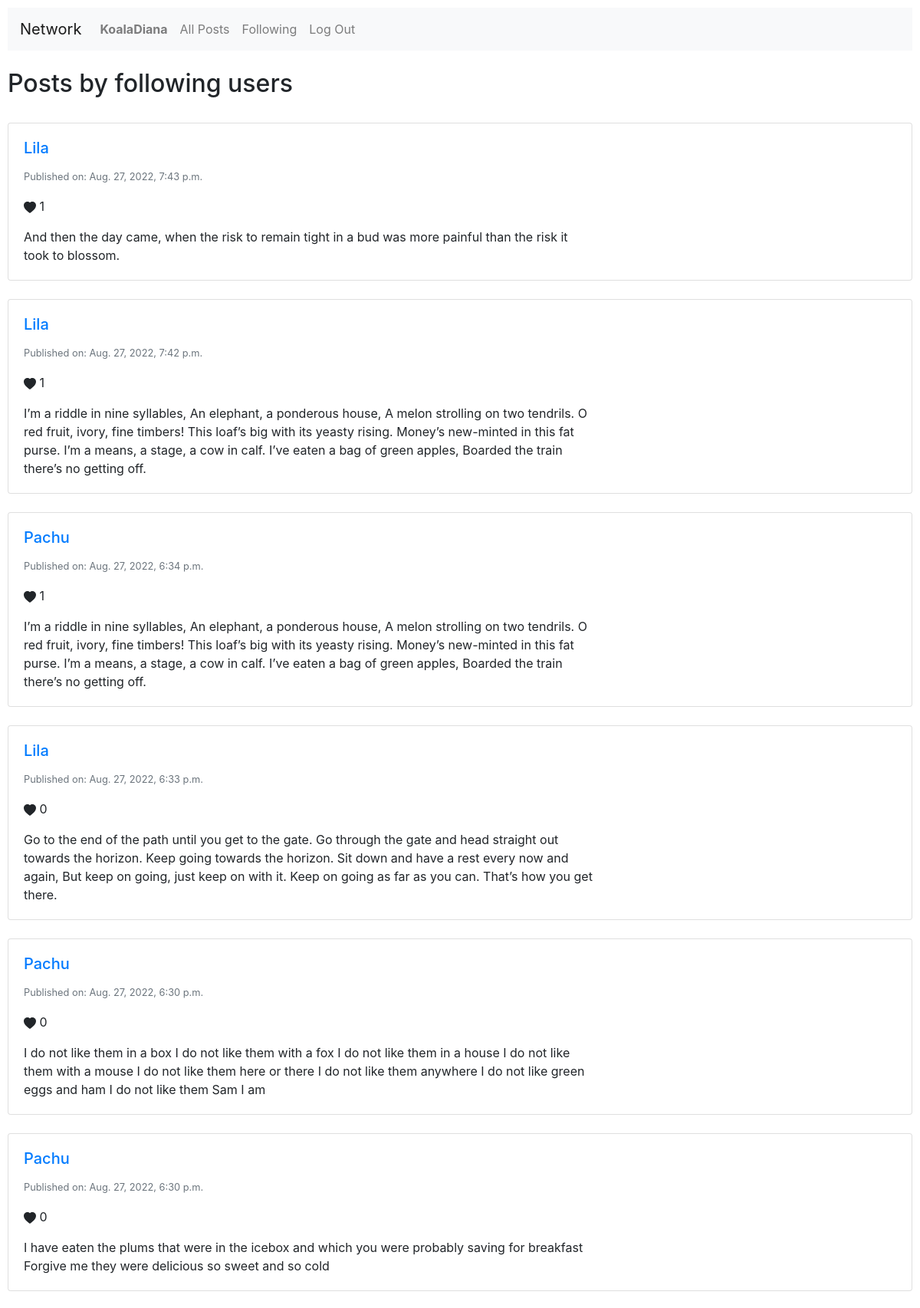
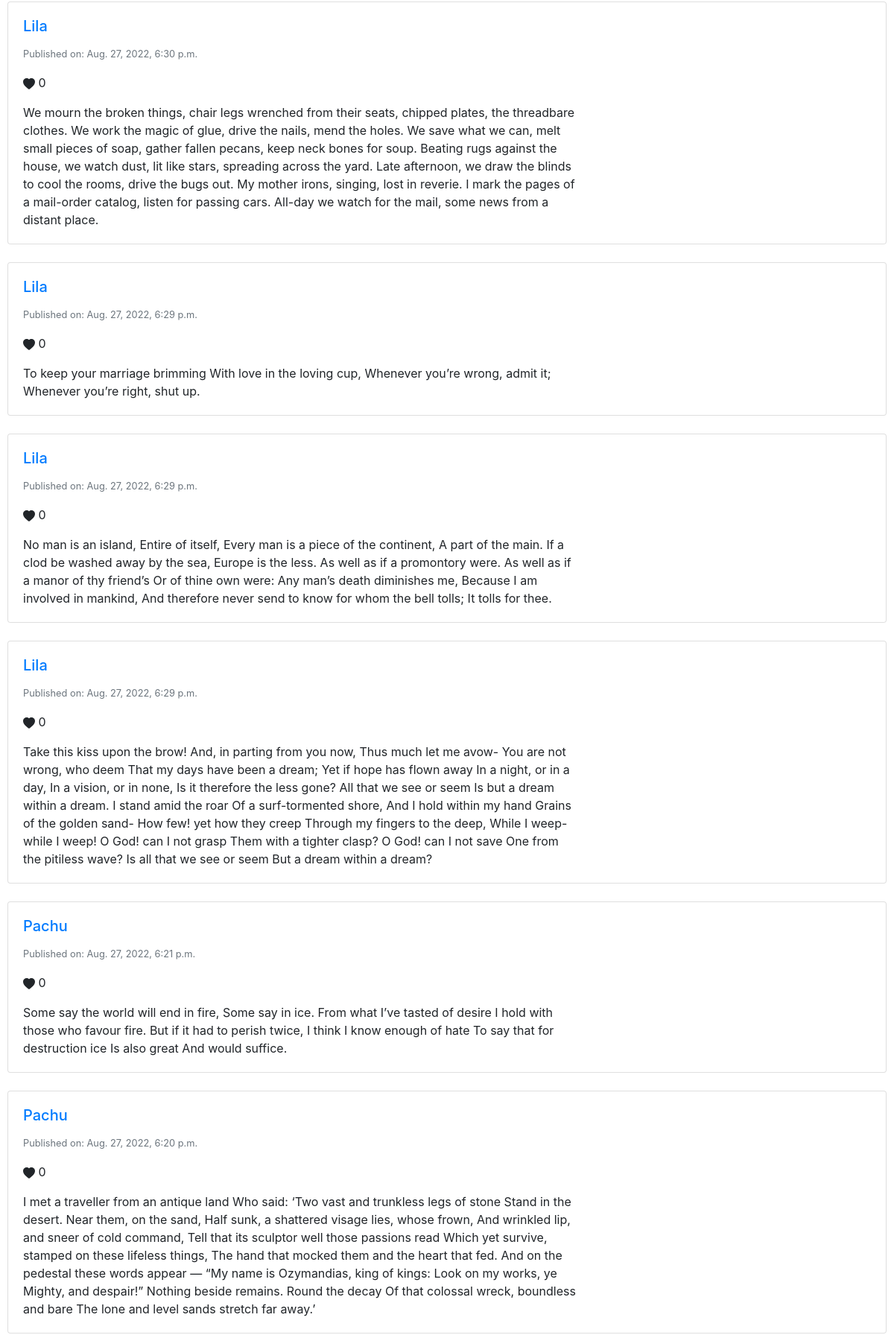
Page /following (signed in, upper part) on the committed database (2 pictures, top to bottom).
### network/models.py (models this page shows, shortened)
class User(AbstractUser):
    def __str__(self):
        return f"{self.username}"

class Post(models.Model):
    user = models.ForeignKey(User, on_delete=models.CASCADE, related_name="writer_user")
    content = models.CharField(max_length=512)
    date = models.DateTimeField(default=django.utils.timezone.now)
    likes = models.IntegerField(default=0)
    class Meta:
        ordering = ["-date"]

### network/views.py (the view)
# urls.py: path("following", views.following, name="following"),
@login_required
def following(request):
    following_list = Follower.objects.filter(follower=request.user)
    following_users = []
    for following in following_list:
        if not following in following_users:
            following_users.append(User.objects.get(pk=following.following_id))
    for post in Post.objects.all():
        post.likes = len(Like.objects.filter(post=post.id))
    return render(request, "network/following.html", {
        "following_users": following_users,
        "posts": Post.objects.all()
    })

### network/templates/network/following.html
{% extends "network/layout.html" %}
{% block body %}
    <br>
    <h2>Posts by following users</h2>
    <br>
    {% for post in posts %}
        {% if post.user in following_users %}
            <div class="card text card-custom mb-4">
                <div class="row no-gutters">
                    <div class="col-md-8">
                        <div class="card-body">
                            <a href="{% url 'profile' post.user_id %}"><h5 class="card-title">{{ post.user }}</h5></a>
                            <p class="card-text">
                                <small class="text-muted">Published on: {{ post.date }}</small>
                            </p>
                            <p>
                            <svg xmlns="http://www.w3.org/2000/svg" width="16" height="16" fill="currentColor" class="bi bi-heart-fill" viewBox="0 0 16 16">
                                <path fill-rule="evenodd" d="M8 1.314C12.438-3.248 23.534 4.735 8 15-7.534 4.736 3.562-3.248 8 1.314z"/>
                            </svg> {{ post.likes }}
                            </p>
                            <p class="card-text card-description">
                                {{ post.content }}
                            </p>
                        </div>
                    </div>
                </div>
            </div>
        {% endif %}
    {% endfor %}
{% endblock %}

### network/templates/network/layout.html (shortened to what this page needs)
{% load static %}
<!DOCTYPE html>
<html lang="en">
    <head>
        <link rel="stylesheet" href="https://stackpath.bootstrapcdn.com/bootstrap/4.4.1/css/bootstrap.min.css">
        <link href="{% static 'network/styles.css' %}" rel="stylesheet">
    </head>
    <body>
        <nav class="navbar navbar-expand-lg navbar-light bg-light">
            <a class="navbar-brand" href="#">Network</a>
            <div>
              <ul class="navbar-nav mr-auto">
                {% if user.is_authenticated %}
                    <li class="nav-item">
                        <a class="nav-link" href="#"><strong>{{ user.username }}</strong></a>
                    </li>
                {% endif %}
                <li class="nav-item">
                  <a class="nav-link" href="{% url 'index' %}">All Posts</a>
                </li>
                {% if user.is_authenticated %}
                    <li class="nav-item">
                        <a class="nav-link" href="{% url 'following' %}">Following</a>
                    </li>
                    <li class="nav-item">
                        <a class="nav-link" href="{% url 'logout' %}">Log Out</a>
                    </li>
                {% endif %}
              </ul>
            </div>
          </nav>
        <div class="body">
            {% block body %}
            {% endblock %}
        </div>
    </body>
</html>

### network/static/network/styles.css (style rules this page uses)
body { padding: 10px; }

### rows in the picture
User: username "KoalaDiana"
Post: user "Lila", date "Aug. 27, 2022, 7:43 p.m.", likes "1", content "And then the day came, when the risk to remain tight in a bud was more painful than the risk it took to blossom."
Post: user "Lila", date "Aug. 27, 2022, 7:42 p.m.", likes "1", content "I’m a riddle in nine syllables, An elephant, a ponderous house, A melon strolling on two tendrils. O red fruit, ivory, fine timbers! This loaf’s big with its yeasty rising. Money’s new-minted in this fat purse. I’m a means, a stage, a cow in calf. I’ve eaten a bag of green apples, Boarded the train there’s no getting off."
Post: user "Pachu", date "Aug. 27, 2022, 6:34 p.m.", likes "1", content "I’m a riddle in nine syllables, An elephant, a ponderous house, A melon strolling on two tendrils. O red fruit, ivory, fine timbers! This loaf’s big with its yeasty rising. Money’s new-minted in this fat purse. I’m a means, a stage, a cow in calf. I’ve eaten a bag of green apples, Boarded the train there’s no getting off."
Post: user "Lila", date "Aug. 27, 2022, 6:33 p.m.", likes "0", content "Go to the end of the path until you get to the gate. Go through the gate and head straight out towards the horizon. Keep going towards the horizon. Sit down and have a rest every now and again, But keep on going, just keep on with it. Keep on going as far as you can. That’s how you get there."
Post: user "Pachu", date "Aug. 27, 2022, 6:30 p.m.", likes "0", content "I do not like them in a box I do not like them with a fox I do not like them in a house I do not like them with a mouse I do not like them here or there I do not like them anywhere I do not like green eggs and ham I do not like them Sam I am"
Post: user "Pachu", date "Aug. 27, 2022, 6:30 p.m.", likes "0", content "I have eaten the plums that were in the icebox and which you were probably saving for breakfast Forgive me they were delicious so sweet and so cold"
Post: user "Lila", date "Aug. 27, 2022, 6:30 p.m.", likes "0", content "We mourn the broken things, chair legs wrenched from their seats, chipped plates, the threadbare clothes. We work the magic of glue, drive the nails, mend the holes. We save what we can, melt small pieces of soap, gather fallen pecans, keep neck bones for soup. Beating rugs against the house, we watch dust, lit like stars, spreading across the yard. Late afternoon, we draw the blinds to cool the rooms, drive the bugs out. My mother irons, singing, lost in reverie. I mark the pages of a mail-order catalog, listen for passing cars. All-day we watch for the mail, some news from a distant place."
Post: user "Lila", date "Aug. 27, 2022, 6:29 p.m.", likes "0", content "To keep your marriage brimming With love in the loving cup, Whenever you’re wrong, admit it; Whenever you’re right, shut up."
Post: user "Lila", date "Aug. 27, 2022, 6:29 p.m.", likes "0", content "No man is an island, Entire of itself, Every man is a piece of the continent, A part of the main. If a clod be washed away by the sea, Europe is the less. As well as if a promontory were. As well as if a manor of thy friend’s Or of thine own were: Any man’s death diminishes me, Because I am involved in mankind, And therefore never send to know for whom the bell tolls; It tolls for thee."
Post: user "Lila", date "Aug. 27, 2022, 6:29 p.m.", likes "0", content "Take this kiss upon the brow! And, in parting from you now, Thus much let me avow- You are not wrong, who deem That my days have been a dream; Yet if hope has flown away In a night, or in a day, In a vision, or in none, Is it therefore the less gone? All that we see or seem Is but a dream within a dream. I stand amid the roar Of a surf-tormented shore, And I hold within my hand Grains of the golden sand- How few! yet how they creep Through my fingers to the deep, While I weep- while I weep! O God! can I not grasp Them with a tighter clasp? O God! can I not save One from the pitiless wave? Is all that we see or seem But a dream within a dream?"
Post: user "Pachu", date "Aug. 27, 2022, 6:21 p.m.", likes "0", content "Some say the world will end in fire, Some say in ice. From what I’ve tasted of desire I hold with those who favour fire. But if it had to perish twice, I think I know enough of hate To say that for destruction ice Is also great And would suffice."
Post: user "Pachu", date "Aug. 27, 2022, 6:20 p.m.", likes "0", content "I met a traveller from an antique land Who said: ‘Two vast and trunkless legs of stone Stand in the desert. Near them, on the sand, Half sunk, a shattered visage lies, whose frown, And wrinkled lip, and sneer of cold command, Tell that its sculptor well those passions read Which yet survive, stamped on these lifeless things, The hand that mocked them and the heart that fed. And on the pedestal these words appear — “My name is Ozymandias, king of kings: Look on my works, ye Mighty, and despair!” Nothing beside remains. Round the decay Of that colossal wreck, boundless and bare The lone and level sands stretch far away.’"
